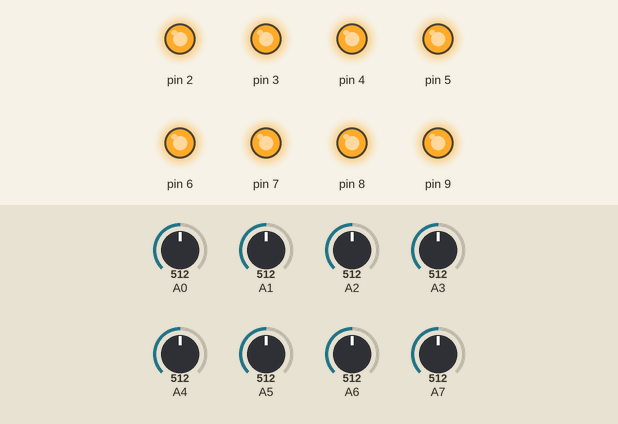
Recording of a sketch running on a simulated Arduino Nano, built with avr-gcc and run on an emulated ATmega328P. Parts: output pins drawn as LEDs (lit = HIGH). Inputs (shaded band) come from the test bench; at power-on: A0 = 512, A1 = 512, A2 = 512, A3 = 512, A4 = 512, A5 = 512, A6 = 512, A7 = 512.

Above: at 1.2 s.
1.3 s: A0 set to 837
2.8 s: A0 set to 869
At 3.4 s:
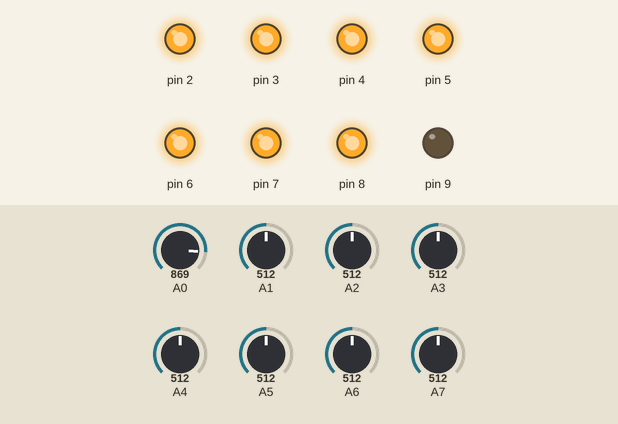
4.3 s: A1 set to 832
5.8 s: A1 set to 867
At 6.9 s:
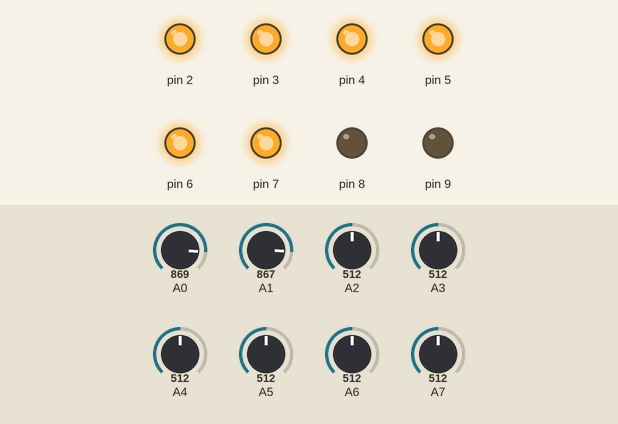
7.3 s: A2 set to 835
8.8 s: A2 set to 864
At 9.2 s:
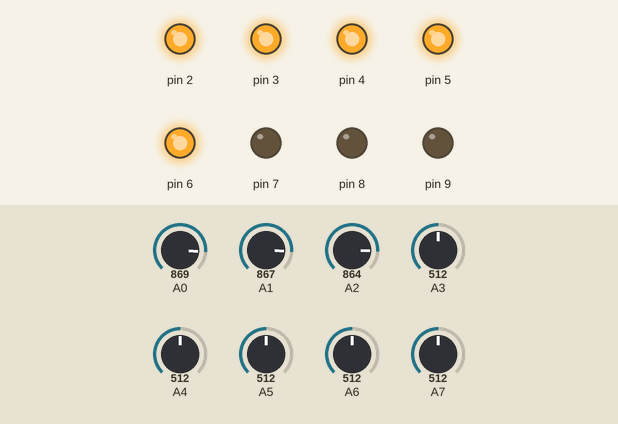
Timing chart, 0 to 11.3 s (numbered marks = the images above; inputs shaded):
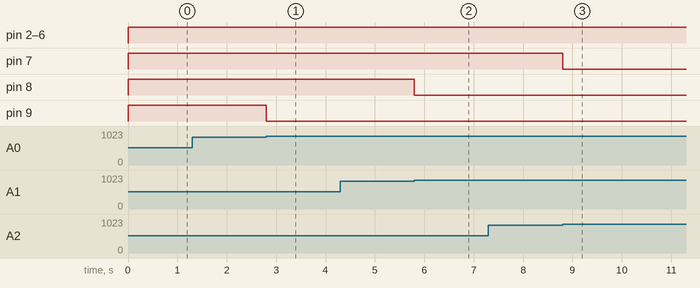

The sketch:

candle_1_nano.ino
```cpp
int candle = 850;

void setup() {

  pinMode(9, OUTPUT);
  pinMode(8, OUTPUT);
  pinMode(7, OUTPUT);
  pinMode(6, OUTPUT);
  pinMode(5, OUTPUT);
  pinMode(4, OUTPUT);
  pinMode(3, OUTPUT);
  pinMode(2, OUTPUT);


  pinMode(A0, INPUT);
  pinMode(A1, INPUT);
  pinMode(A2, INPUT);
  pinMode(A3, INPUT);
  pinMode(A4, INPUT);
  pinMode(A5, INPUT);
  pinMode(A6, INPUT);
  pinMode(A7, INPUT);


}

void loop() {

  if ((analogRead(A0) > candle))
  {
    digitalWrite(9, LOW);
  }
  else
  {
    digitalWrite(9, HIGH);
  }


  if ((analogRead(A1) > candle))
  {
    digitalWrite(8, LOW);
  }
  else
  {
    digitalWrite(8, HIGH);
  }


  if ((analogRead(A2) > candle))
  {
    digitalWrite(7, LOW);
  }
  else
  {
    digitalWrite(7, HIGH);
  }


  if ((analogRead(A3) > candle))
  {
    digitalWrite(6, LOW);
  }
  else
  {
    digitalWrite(6, HIGH);
  }


  if ((analogRead(A4) > candle))
  {
    digitalWrite(5, LOW);
  }
  else
  {
    digitalWrite(5, HIGH);
  }


  if ((analogRead(A5) > candle))
  {
    digitalWrite(4, LOW);
  }
  else
  {
    digitalWrite(4, HIGH);
  }


  if ((analogRead(A6) > candle))
  {
    digitalWrite(3, LOW);
  }
  else
  {
    digitalWrite(3, HIGH);
  }


  if ((analogRead(A7) > candle))
  {
    digitalWrite(2, LOW);
  }
  else
  {
    digitalWrite(2, HIGH);
  }


}
```

candle_1_nano.cpp
```cpp
#include "candle_1_nano.h"
#include <Arduino.h>

int candle = 850;

void setup() {

  pinMode(9, OUTPUT);
  pinMode(8, OUTPUT);
  pinMode(7, OUTPUT);
  pinMode(6, OUTPUT);
  pinMode(5, OUTPUT);
  pinMode(4, OUTPUT);
  pinMode(3, OUTPUT);
  pinMode(2, OUTPUT);


  pinMode(A0, INPUT);
  pinMode(A1, INPUT);
  pinMode(A2, INPUT);
  pinMode(A3, INPUT);
  pinMode(A4, INPUT);
  pinMode(A5, INPUT);
  pinMode(A6, INPUT);
  pinMode(A7, INPUT);


}

void loop() {

  if ((analogRead(A0) > candle))
  {
    digitalWrite(9, LOW);
  }
  else
  {
    digitalWrite(9, HIGH);
  }


  if ((analogRead(A1) > candle))
  {
    digitalWrite(8, LOW);
  }
  else
  {
    digitalWrite(8, HIGH);
  }


  if ((analogRead(A2) > candle))
  {
    digitalWrite(7, LOW);
  }
  else
  {
    digitalWrite(7, HIGH);
  }


  if ((analogRead(A3) > candle))
  {
    digitalWrite(6, LOW);
  }
  else
  {
    digitalWrite(6, HIGH);
  }


  if ((analogRead(A4) > candle))
  {
    digitalWrite(5, LOW);
  }
  else
  {
    digitalWrite(5, HIGH);
  }


  if ((analogRead(A5) > candle))
  {
    digitalWrite(4, LOW);
  }
  else
  {
    digitalWrite(4, HIGH);
  }


  if ((analogRead(A6) > candle))
  {
    digitalWrite(3, LOW);
  }
  else
  {
    digitalWrite(3, HIGH);
  }


  if ((analogRead(A7) > candle))
  {
    digitalWrite(2, LOW);
  }
  else
  {
    digitalWrite(2, HIGH);
  }


}
```

candle_1_nano.h
```cpp
#ifndef CANDLE_1_NANO_H
#define CANDLE_1_NANO_H

#include <Arduino.h>

void setup();
void loop();

#endif
```

Measured:
- the behaviour switches between 850 and 851 on A0 (found by bisection; images 0 and 1)
- the behaviour switches between 850 and 851 on A1 (found by bisection; images 1 and 2)
- the behaviour switches between 850 and 851 on A2 (found by bisection; images 2 and 3)
- after the input at 1.3 s, every drawn part: stays the same
- after the input at 2.8 s, pin 9: HIGH → LOW at once
- after the input at 4.3 s, every drawn part: stays the same
- after the input at 5.8 s, pin 8: HIGH → LOW at once
- after the input at 7.3 s, every drawn part: stays the same
- after the input at 8.8 s, pin 7: HIGH → LOW at once
